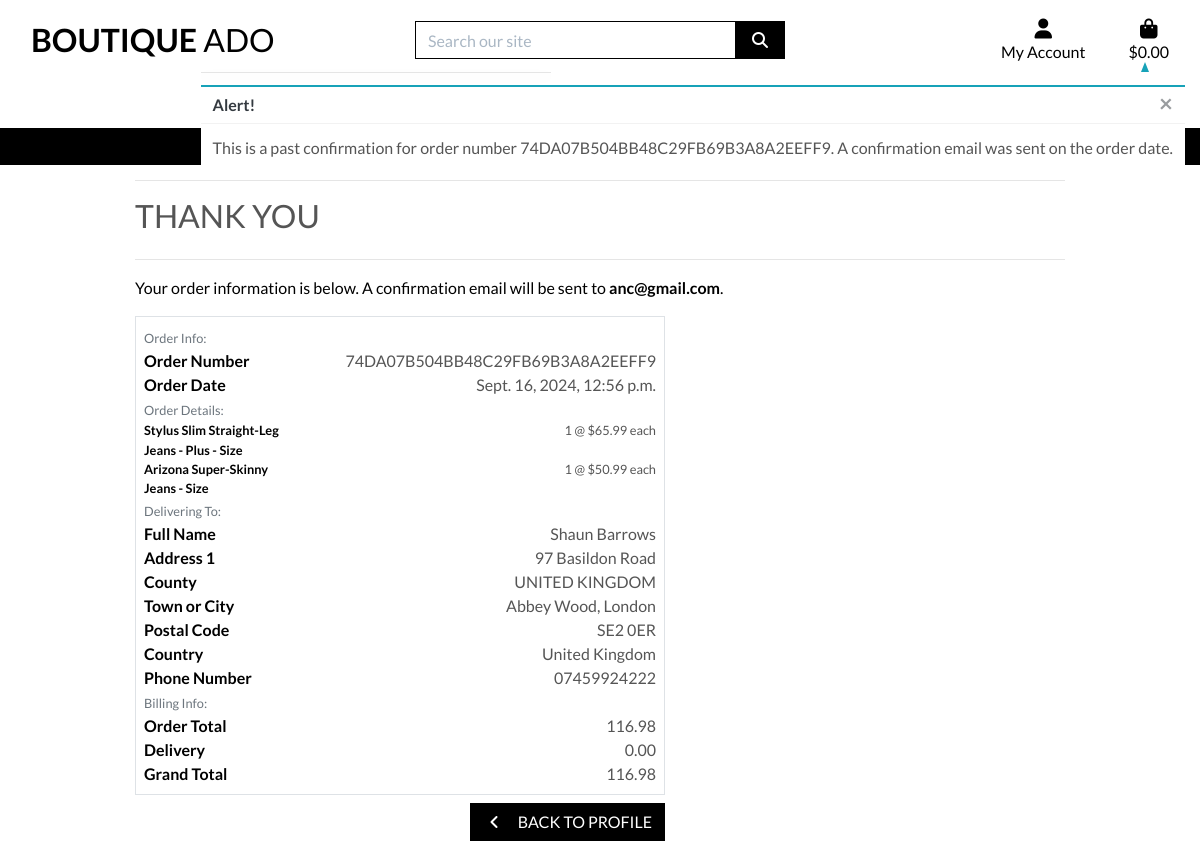
The app's page /profile/order_history/74DA07B504BB48C29FB69B3A8A2EEFF9 with its own data.
### checkout/models.py (models this page shows, shortened)
class Order(models.Model):
    order_number = models.CharField(max_length=32, null=False, editable=False)  # Unique order number, not editable
    user_profile = models.ForeignKey(UserProfile, on_delete=models.SET_NULL,
                                     null=True, blank=True, related_name='orders')
    full_name = models.CharField(max_length=50, null=False, blank=False)  # Full name of the customer
    email = models.EmailField(max_length=254, null=False, blank=False)  # Customer email address
    phone_number = models.CharField(max_length=20, null=False, blank=False)  # Customer phone number
    country = CountryField(blank_label='Country *', null=False, blank=False)# Customer's country
    postcode = models.CharField(max_length=20, null=True, blank=True)  # Postal code, optional field
    town_or_city = models.CharField(max_length=40, null=False, blank=False)  # Customer's town or city
    street_address1 = models.CharField(max_length=80, null=False, blank=False)  # Primary street address
    street_address2 = models.CharField(max_length=80, null=True, blank=True)  # Secondary street address (optional)
    county = models.CharField(max_length=80, null=True, blank=True)  # County or region (optional)
    date = models.DateTimeField(auto_now_add=True)  # Date the order was created, automatically set
    delivery_cost = models.DecimalField(max_digits=6, decimal_places=2, null=False, default=0)  # Cost of delivery
    order_total = models.DecimalField(max_digits=10, decimal_places=2, null=False, default=0)  # Total cost of the order (excluding delivery)
    grand_total = models.DecimalField(max_digits=10, decimal_places=2, null=False, default=0)  # Total cost of the order (including delivery)
    original_bag = models.TextField(null=False, blank=False, default='')
    stripe_pid = models.CharField(max_length=254, null=False, blank=False, default='')

class OrderLineItem(models.Model):
    order = models.ForeignKey(Order, null=False, blank=False, on_delete=models.CASCADE, related_name='lineitems')
    product = models.ForeignKey(Product, null=False, blank=False, on_delete=models.CASCADE)  # Link to the ordered product
    product_size = models.CharField(max_length=2, null=True, blank=True)  # Optional size of the product (XS, S, M, L, XL)
    quantity = models.IntegerField(null=False, blank=False, default=0)  # Quantity of this product in the order
    lineitem_total = models.DecimalField(max_digits=6, decimal_places=2, null=False, blank=False, editable=False)  # Total cost for this line item

### products/models.py (models this page shows, shortened)
class Product(models.Model):
    category = models.ForeignKey('Category', null=True, blank=True, on_delete=models.SET_NULL)
    sku = models.CharField(max_length=254, null=True, blank=True)
    name = models.CharField(max_length=254)
    description = models.TextField()
    has_sizes = models.BooleanField(default=False, null=True, blank=True)
    price = models.DecimalField(max_digits=6, decimal_places=2)
    rating = models.DecimalField(max_digits=6, decimal_places=2, null=True, blank=True)
    image_url = models.URLField(max_length=1024, null=True, blank=True)
    image = models.ImageField(null=True, blank=True)

### profiles/views.py (the view)
# urls.py: path('order_history/<order_number>', views.order_history, name='order_history'),
def order_history(request, order_number):
    order = get_object_or_404(Order, order_number=order_number)
    messages.info(request, (
        f'This is a past confirmation for order number {order_number}. '
        'A confirmation email was sent on the order date.'
    ))
    template = 'checkout/checkout_success.html'
    context = {
        'order': order,
        'from_profile': True,
    }
    return render(request, template, context)

### bag/contexts.py (called while the page is built, shortened)
def bag_contents(request):
    bag_items = []
    total = 0
    product_count = 0
    bag = request.session.get('bag', {})
    if total < settings.FREE_DELIVERY_THRESHOLD:
        delivery = total * Decimal(settings.STANDARD_DELIVERY_PERCENTAGE / 100)
        free_delivery_delta = settings.FREE_DELIVERY_THRESHOLD - total
    else:
        delivery = 0
        free_delivery_delta = 0
    grand_total = delivery + total
    context = {
        'bag_items': bag_items,
        'total': total,
        'product_count': product_count,
        'delivery': delivery,
        'free_delivery_delta': free_delivery_delta,
        'free_delivery_threshold': settings.FREE_DELIVERY_THRESHOLD,
        'grand_total': grand_total,
    }
    return context

### checkout/templates/checkout/checkout_success.html (shortened to what this page needs)
{% extends "base.html" %}
{% load static %}
{% block extra_css %}
    <link rel="stylesheet" href="{% static 'checkout/css/checkout.css' %}">
{% endblock %}
{% block page_header %}
    <div class="container header-container">
    </div>
{% endblock %}
{% block content %}
    <div class="overlay"></div>
    <div class="container">
        <div class="row">
            <div class="col">
                <hr>
                <h2 class="logo-font mb-4">Thank You</h2>
                <hr>
                <p class="text-black">Your order information is below. A confirmation email will be sent to <strong>{{ order.email }}</strong>.</p>
            </div>
        </div>
        <div class="row">
            <div class="col-12 col-lg-7">
                <div class="order-confirmation-wrapper p-2 border">
                    <div class="row">
                        <div class="col">
                            <small class="text-muted">Order Info:</small>
                        </div>
                    </div>
                    <div class="row">
                        <div class="col-12 col-md-4">
                            <p class="mb-0 text-black font-weight-bold">Order Number</p>
                        </div>
                        <div class="col-12 col-md-8 text-md-right">
                            <p class="mb-0">{{ order.order_number }}</p>
                        </div>
                    </div>
                    <div class="row">
                        <div class="col-12 col-md-4">
                            <p class="mb-0 text-black font-weight-bold">Order Date</p>
                        </div>
                        <div class="col-12 col-md-8 text-md-right">
                            <p class="mb-0">{{ order.date }}</p>
                        </div>
                    </div>
                    <div class="row">
                        <div class="col">
                            <small class="text-muted">Order Details:</small>
                        </div>
                    </div>
                    {% for item in order.lineitems.all %}
                    <div class="row">
                        <div class="col-12 col-md-4">
                            <p class="small mb-0 text-black font-weight-bold">
                                {{ item.product.name }}{% if item.product_size %} - Size {{ item.product.size|upper }}{% endif %}
                            </p>
                        </div>
                        <div class="col-12 col-md-8 text-md-right">
                            <p class="small mb-0">{{ item.quantity }} @ ${{ item.product.price }} each</p>
                        </div>
                    </div>
                    {% endfor %}
                    <div class="row">
                        <div class="col">
                            <small class="text-muted">Delivering To:</small>
                        </div>
                    </div>
                    <div class="row">
                        <div class="col-12 col-md-4">
                            <p class="mb-0 text-black font-weight-bold">Full Name</p>
                        </div>
                        <div class="col-12 col-md-8 text-md-right">
                            <p class="mb-0">{{ order.full_name }}</p>
                        </div>
                    </div>
                    <div class="row">
                        <div class="col-12 col-md-4">
                            <p class="mb-0 text-black font-weight-bold">Address 1</p>
                        </div>
                        <div class="col-12 col-md-8 text-md-right">
                            <p class="mb-0">{{ order.street_address1 }}</p>
                        </div>
                    </div>
                    {% if order.county %}
                    <div class="row">
                        <div class="col-12 col-md-4">
                            <p class="mb-0 text-black font-weight-bold">County</p>
                        </div>
                        <div class="col-12 col-md-8 text-md-right">
                            <p class="mb-0">{{ order.county }}</p>
                        </div>
                    </div>
                    {% endif %}
                    <div class="row">
                        <div class="col-12 col-md-4">
                            <p class="mb-0 text-black font-weight-bold">Town or City</p>
                        </div>
                        <div class="col-12 col-md-8 text-md-right">
                            <p class="mb-0">{{ order.town_or_city }}</p>
                        </div>
                    </div>
                    {% if order.postcode %}
                    <div class="row">
                        <div class="col-12 col-md-4">
                            <p class="mb-0 text-black font-weight-bold">Postal Code</p>
                        </div>
                        <div class="col-12 col-md-8 text-md-right">
                            <p class="mb-0">{{ order.postcode }}</p>
                        </div>
                    </div>
                    {% endif %}
                    <div class="row">
                        <div class="col-12 col-md-4">
                            <p class="mb-0 text-black font-weight-bold">Country</p>
                        </div>
                        <div class="col-12 col-md-8 text-md-right">
                            <p class="mb-0">{{ order.country }}</p>
                        </div>
                    </div>
                    <div class="row">
                        <div class="col-12 col-md-4">
                            <p class="mb-0 text-black font-weight-bold">Phone Number</p>
                        </div>
                        <div class="col-12 col-md-8 text-md-right">
                            <p class="mb-0">{{ order.phone_number }}</p>
                        </div>
                    </div>
                    <div class="row">
                        <div class="col">
                            <small class="text-muted">Billing Info:</small>
                        </div>
                    </div>
                    <div class="row">
                        <div class="col-12 col-md-4">
                            <p class="mb-0 text-black font-weight-bold">Order Total</p>
                        </div>
                        <div class="col-12 col-md-8 text-md-right">
                            <p class="mb-0">{{ order.order_total }}</p>
                        </div>
                    </div>
                    <div class="row">
                        <div class="col-12 col-md-4">
                            <p class="mb-0 text-black font-weight-bold">Delivery</p>
                        </div>
                        <div class="col-12 col-md-8 text-md-right">
                            <p class="mb-0">{{ order.delivery_cost }}</p>
                        </div>
                    </div>
                    <div class="row">
                        <div class="col-12 col-md-4">
                            <p class="mb-0 text-black font-weight-bold">Grand Total</p>
                        </div>
                        <div class="col-12 col-md-8 text-md-right">
                            <p class="mb-0">{{ order.grand_total }}</p>
                        </div>
                    </div>
                </div>
            </div>
        </div>
        <div class="row">
			<div class="col-12 col-lg-7 text-right">
                {% if from_profile %}
                    <a href="{% url 'profile' %}" class="btn btn-black rounded-0 my-2">
                        <span class="icon mr-2">
                            <i class="fas fa-angle-left"></i>
                        </span>
                        <span class="text-uppercase">Back to Profile</span>
                    </a>
                {% endif %}
			</div>
		</div>
    </div>
{% endblock %}

### static/css/base.css (style rules this page uses)
html { height: 100%; }
body { background: url('/media/homepage_background_cropped.jpg') no-repeat center center fixed; background-size: cover; height: calc(100vh - 164px); color: #555; font-family: 'Lato'; }
.icon { align-items: center; display: inline-flex; justify-content: center; height: 1.5rem; width: 1.5rem; }
.logo-font { text-transform: uppercase; }
.btn-black { background: black; color: white; }
.text-black { color: #000 !important; }
.overlay { height: 100%; width: 100%; top: 0; left: 0; position: fixed; background: white; z-index: -1; }
@media (min-width: 1200px) { .container { max-width: 80%; } }
@media (min-width: 992px) { .header-container { padding-top: 164px; } }

### records on screen
Order: email "anc@gmail.com", order_number "74DA07B504BB48C29FB69B3A8A2EEFF9", date "Sept. 16, 2024, 12:56 p.m.", full_name "Shaun Barrows", street_address1 "97 Basildon Road", county "UNITED KINGDOM", town_or_city "Abbey Wood, London", postcode "SE2 0ER", country "United Kingdom", phone_number "07459924222", order_total "116.98", delivery_cost "0.00", grand_total "116.98"
OrderLineItem: product.name "Stylus Slim Straight-Leg Jeans - Plus", quantity "1", product.price "65.99"
OrderLineItem: product.name "Arizona Super-Skinny Jeans", quantity "1", product.price "50.99"

### other values on screen
{{ message }} "This is a past confirmation for order number 74DA07B504BB48C29FB69B3A8A2EEFF9. A confirmation email was sent on the order date."
